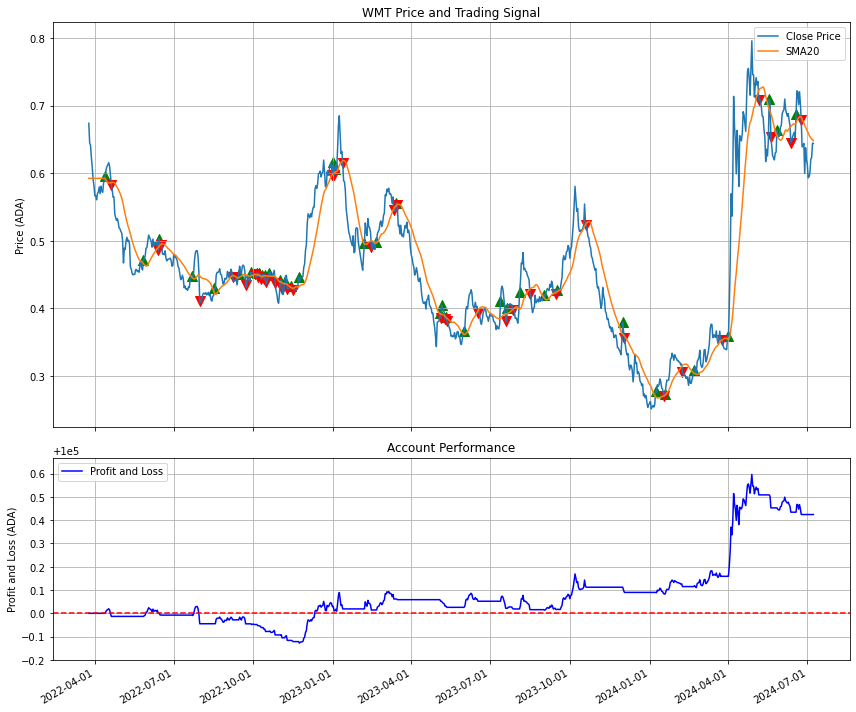

This figure's Python source:
import backtrader as bt
import pandas as pd
import numpy as np
import matplotlib.pyplot as plt
import matplotlib.dates as mdates

def align_data(df, values):
    """Align values with the dataframe and fill missing values."""
    series = pd.Series(values, index=df.index[-len(values):])
    series = series.reindex(df.index, method='ffill')
    series.fillna(method='bfill', inplace=True)
    return series

def get_backtest_data(cerebro, strategy_class):
    """Extract price data and strategy results from a backtest."""
    results = cerebro.run()
    if not results:
        print("Error: Backtest didn't produce any results.")
        return None, None, None
    
    strategy = results[0]
    data = strategy.datas[0]
    
    df = pd.DataFrame({
        'open': data.open.array,
        'high': data.high.array,
        'low': data.low.array,
        'close': data.close.array,
        'volume': data.volume.array
    }, index=pd.to_datetime([bt.num2date(x) for x in data.datetime.array]))
    
    if hasattr(strategy, 'sma'):
        df['sma'] = align_data(df, strategy.sma.array)
    else:
        print("Warning: Strategy doesn't have 'sma' attribute.")
    
    if hasattr(strategy, 'portfolio_value'):
        df['portfolio_value'] = align_data(df, strategy.portfolio_value)
    else:
        print("Warning: Strategy doesn't have 'portfolio_value' attribute.")
        df['portfolio_value'] = cerebro.broker.getvalue()
    
    # Calculate profit/loss
    df['pnl'] = df['portfolio_value'] - df['portfolio_value'].iloc[0]
    
    buys = pd.DataFrame(getattr(strategy, 'buys', []), columns=['date', 'price'])
    sells = pd.DataFrame(getattr(strategy, 'sells', []), columns=['date', 'price'])
    
    return df, buys, sells

class SimpleStrategy(bt.Strategy):
    params = (
        ('sma_period', 20),
    )

    def __init__(self):
        self.sma = bt.indicators.SimpleMovingAverage(self.data.close, period=self.params.sma_period)
        self.order = None
        self.buys = []
        self.sells = []
        self.portfolio_value = [self.broker.getvalue()]

    def next(self):
        self.portfolio_value.append(self.broker.getvalue())
        
        if not self.position:
            if self.data.close[0] > self.sma[0]:
                self.order = self.buy()
                self.buys.append((self.data.datetime.date(0), self.data.close[0]))
        else:
            if self.data.close[0] < self.sma[0]:
                self.order = self.sell()
                self.sells.append((self.data.datetime.date(0), self.data.close[0]))

# Load data
try:
    data = pd.read_csv('WMT.csv', parse_dates=['date'], index_col='date')
except FileNotFoundError:
    print("Error: wmt.csv file not found. Please ensure the file is in the correct directory.")
    exit(1)

# Create a Cerebro instance
cerebro = bt.Cerebro()

# Add data feed to Cerebro
cerebro.adddata(bt.feeds.PandasData(dataname=data))

# Add strategy to Cerebro
cerebro.addstrategy(SimpleStrategy)

# Set initial cash
initial_cash = 100000.0
cerebro.broker.setcash(initial_cash)

# Extract data and results
df, buys, sells = get_backtest_data(cerebro, SimpleStrategy)

if df is None:
    print("Error: Failed to extract backtest data. Exiting.")
    exit(1)

# Print debug information
print("DataFrame shape:", df.shape)
print("DataFrame columns:", df.columns)
print("Number of buy signals:", len(buys))
print("Number of sell signals:", len(sells))

# Create plots
fig, (ax1, ax2) = plt.subplots(2, 1, figsize=(12, 10), gridspec_kw={'height_ratios': [2, 1]}, sharex=True)

# Top subplot: WMT price and SMA
ax1.plot(df.index, df['close'], label='Close Price')
ax1.plot(df.index, df['sma'], label='SMA20')
ax1.set_title('WMT Price and Trading Signal')
ax1.set_ylabel('Price (ADA)')
ax1.grid(True)
ax1.legend()

# Bottom subplot: Account value, trades, and profit/loss
ax2.plot(df.index, df['portfolio_value'], label='Profit and Loss', color='blue')
#ax2.plot(df.index, df['pnl'], label='Profit/Loss', color='green')
ax2.set_title('Account Performance')
ax2.set_ylabel('Profit and Loss (ADA)')
ax2.grid(True)
ax2.legend(loc='upper left')

# Add buy/sell markers to both subplots
for ax in [ax1, ax2]:
    if not buys.empty:
        ax.scatter(buys['date'], buys['price'], marker='^', color='g', s=100, label='Buy')
    if not sells.empty:
        ax.scatter(sells['date'], sells['price'], marker='v', color='r', s=100, label='Sell')

# Adjust y-axis limits for the bottom subplot
portfolio_min = df['portfolio_value'].min()
portfolio_max = df['portfolio_value'].max()
y_range = portfolio_max - portfolio_min
y_padding = y_range * 0.1  # Add 10% padding
ax2.set_ylim(portfolio_min - y_padding, portfolio_max + y_padding)

# Add horizontal line for initial cash in bottom subplot
ax2.axhline(y=initial_cash, color='r', linestyle='--', label='Initial Cash')

# Format x-axis
plt.gca().xaxis.set_major_formatter(mdates.DateFormatter('%Y-%m-%d'))
plt.gcf().autofmt_xdate()  # Rotation

# Adjust layout and display the plot
plt.tight_layout()
plt.show()

# Print final results
final_value = df['portfolio_value'].iloc[-1]
total_pnl = df['pnl'].iloc[-1]
print(f'Final Portfolio Value: ${final_value:.2f}')
print(f'Total Profit/Loss: ${total_pnl:.2f}')
print(f'Total Return: {(final_value - initial_cash) / initial_cash:.2%}')
